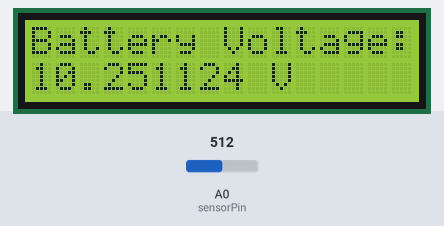
A sketch run on a simulated Arduino Zero (SAMD21). Shown: 16×2 character LCD. The test bench sets the inputs (shaded band); at power-on: A0 (sensorPin) = 512 (analog values on the 0–1023 scale). What the sketch prints to the serial monitor is not drawn.

Above: at 1.2 s.
1.3 s: A0 (sensorPin) set to 716
At 3.2 s:
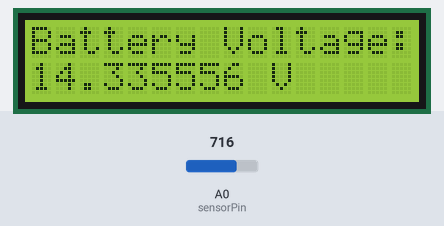
3.6 s: A0 (sensorPin) set to 900
At 4.5 s:
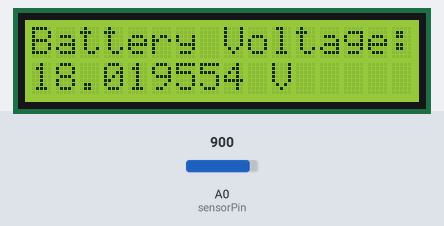
5.7 s: A0 (sensorPin) set to 1023
At 7.0 s:
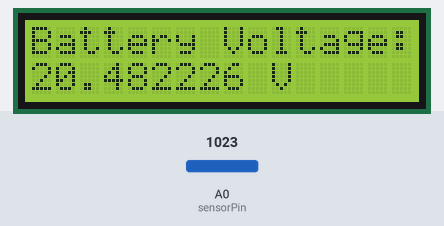
Timing chart, 0 to 8.7 s (numbered marks = the images above; inputs shaded):
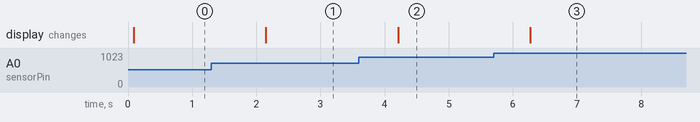

The sketch:

LCD_MeasureVoltage.ino
```cpp
//Libraries
#include <Wire.h>
#include <LiquidCrystal_I2C.h>

LiquidCrystal_I2C lcd(0x27, 2, 1, 0, 4, 5, 6, 7, 3, POSITIVE);  // Set the LCD I2C address, if it's not working try 0x27.
double MAX_VOLTAGE = 3.3;
double R1 = 1000;
double R2 = 5100;
int sensorPin = A0;    // select the input pin for the potentiometer
int sensorValue = 0;  // variable to store the value coming from the sensor
double calibration = 12/11.785; // TODO: set as expected voltage/reported voltage

void setup(){
  // for lcd
  lcd.begin(16,2);   // iInit the LCD for 16 chars 2 lines
  lcd.backlight();   // Turn on the backligt (try lcd.noBaklight() to turn it off)

  // for battery
  pinMode(A0,INPUT);
  analogReadResolution(12);
  Serial.begin(9600);
}

void loop() {

  char buf1[17];
  char buf2[17];

  // read the value from the sensor:
  sensorValue = analogRead(sensorPin);
  double measuredVoltage = (double)sensorValue/4095*MAX_VOLTAGE*(R1+R2)/R1*calibration;
  Serial.print(sensorValue);
  Serial.print("   ");
  Serial.println(measuredVoltage);

  sprintf(buf1,"Battery Voltage:");
  sprintf(buf2,"%f V",measuredVoltage);
  lcd.clear();
  lcd.setCursor(0,0); //First line
  lcd.print(buf1);
  lcd.setCursor(0,1); //Second line
  lcd.print(buf2);
  delay(1000);
}
```

Measured:
- after the input at 1.3 s, the display: changes after 0.85 s (image 1)
- after the input at 3.6 s, the display: changes after 0.61 s (image 2)
- after the input at 5.7 s, the display: changes after 0.57 s (image 3)
